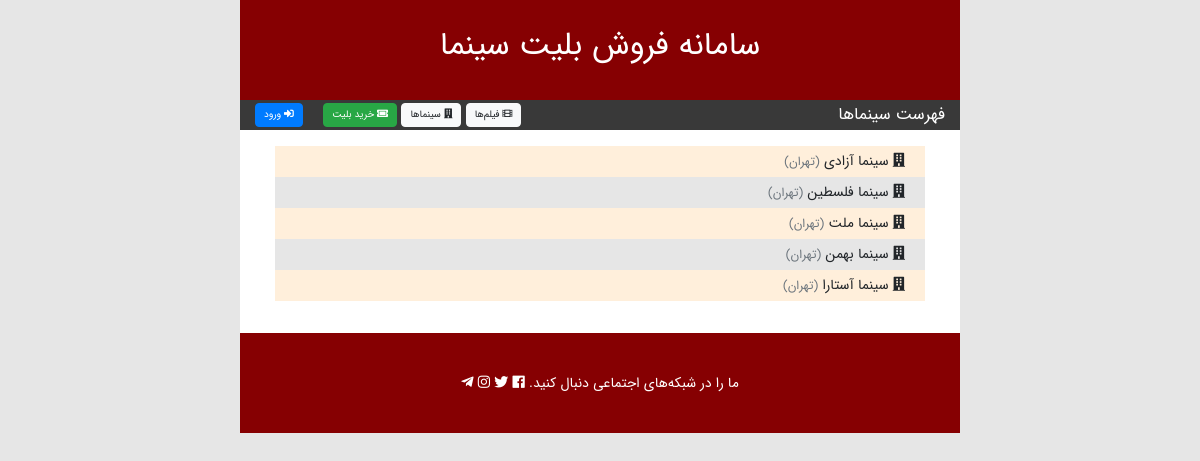
The app's page /ticketing/cinema/list/ with its own data.
### ticketing/models.py (models this page shows, shortened)
class Cinema(models.Model):
    name = models.CharField("نام", max_length=50)
    city = models.CharField("شهر", max_length=30, default="تهران")
    capacity = models.IntegerField("ظرفیت")
    phone = models.CharField("تلفن", max_length=20, null=True)
    address = models.TextField("آدرس")
    image = models.ImageField("تصویر", upload_to='cinema_images/', null=True, blank=True)
    class Meta:
        verbose_name = "سینما"
        verbose_name_plural = "سینما"

### ticketing/views.py (the view)
# urls.py: path('cinema/list/', views.cinema_list, name="cinema_list"),
def cinema_list(request):
    cinemas = Cinema.objects.all()
    return render(request, 'ticketing/cinema_list.html', {"cinemas" : cinemas})

### ticketing/templates/ticketing/cinema_list.html
{% extends "ticketing/base_page.html" %} {% load static %} {% block title %} فهرست سینماها {% endblock title %} {% block toolbar_title %} فهرست سینماها {% endblock toolbar_title %} {% block main_content %}
<div class="row">
    <div class="col py-3">
        {% if cinemas %}
        <ul class="item-list">
            {% for cinema in cinemas %}
            <li>
                <a href="{% url 'ticketing:cinema_details' cinema_id=cinema.id %}">
                    <i class="fas fa-building"></i> {{cinema.name}} {% if cinema.city %}
                    <small class="text-muted">
                                   ({{cinema.city}})
                                </small>{% endif %}
                </a>
            </li>
            {% endfor %}
        </ul>
        {% else %}
        <div class="alert alert-danger">
            در حال حاضر هیچ سالنی برای نمایش وجود ندارد.
        </div>
        {% endif %}
    </div>
</div>
{% endblock main_content %}

### ticketing/static/ticketing/css/main.css (style rules this page uses)
body { direction: rtl; text-align: right; font-family: IRANSansWeb; font-size: 14px !important; margin: 0; background-color: #e6e6e6; }
ul.item-list { padding: 0 20px; }
ul.item-list>li { list-style: none; padding: 5px 20px; background-color: #ffefdb; }
ul.item-list>li:nth-child(2n) { background-color: #e6e6e6; }
ul.item-list>li>a { display: block; text-decoration: none; color: inherit; }

### records on screen
Cinema: name "سینما آزادی", city "تهران"
Cinema: name "سینما فلسطین", city "تهران"
Cinema: name "سینما ملت", city "تهران"
Cinema: name "سینما بهمن", city "تهران"
Cinema: name "سینما آستارا", city "تهران"
